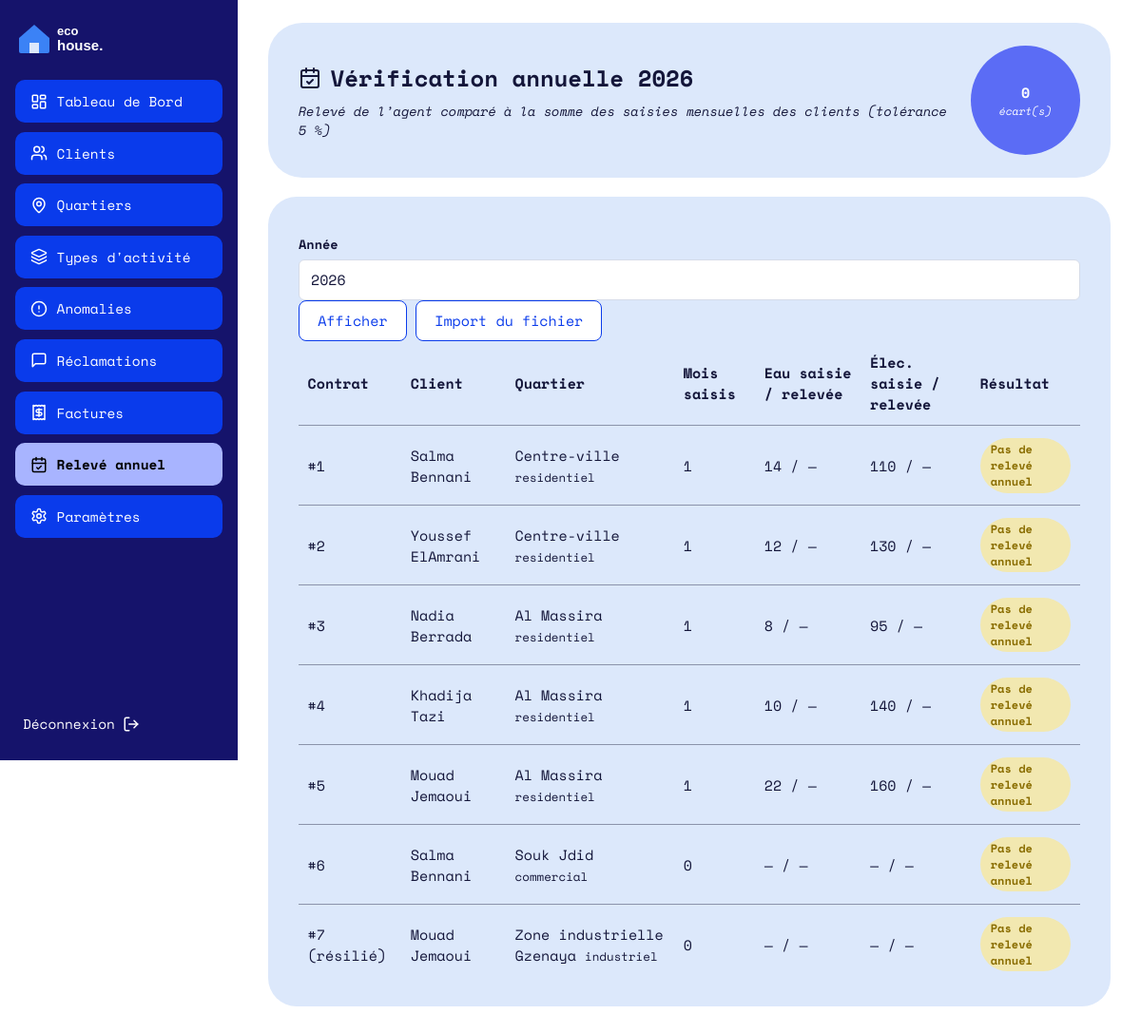
Page /Annuelle/verification (signed in) on the committed database.
### tables this page shows
CREATE TABLE `contrat` (
  `id` int(11) NOT NULL AUTO_INCREMENT,
  `id_client` int(11) NOT NULL,
  `id_quartier` int(11) NOT NULL,
  `num_compteur_eau` varchar(50) DEFAULT NULL,
  `num_compteur_elec` varchar(50) DEFAULT NULL,
  `index_initial_eau` decimal(10,2) NOT NULL DEFAULT 0.00,
  `index_initial_elec` decimal(10,2) NOT NULL DEFAULT 0.00,
  `date_debut` date NOT NULL DEFAULT curdate(),
  `date_fin` date DEFAULT NULL,
  `statut` enum('actif','resilie') NOT NULL DEFAULT 'actif',
  PRIMARY KEY (`id`),
  UNIQUE KEY `num_compteur_eau` (`num_compteur_eau`),
  UNIQUE KEY `num_compteur_elec` (`num_compteur_elec`),
  KEY `id_client` (`id_client`),
  KEY `id_quartier` (`id_quartier`),
   
  CONSTRAINT `contrat_ibfk_1` FOREIGN KEY (`id_client`) REFERENCES `client` (`id`),
  CONSTRAINT `contrat_ibfk_2` FOREIGN KEY (`id_quartier`) REFERENCES `quartier` (`id`)
);

CREATE TABLE `client` (
  `id` int(11) NOT NULL,
  `nom` varchar(100) NOT NULL,
  `prenom` varchar(100) NOT NULL,
  `adresse` varchar(255) DEFAULT NULL,
  `telephone` varchar(20) DEFAULT NULL,
  `email` varchar(150) NOT NULL,
  `mot_de_passe` varchar(255) NOT NULL,
  `date_creation` datetime DEFAULT current_timestamp()
);

CREATE TABLE `quartier` (
  `id` int(11) NOT NULL AUTO_INCREMENT,
  `nom` varchar(100) NOT NULL,
  `id_type_activite` int(11) NOT NULL,
  PRIMARY KEY (`id`),
  UNIQUE KEY `nom` (`nom`),
  KEY `id_type_activite` (`id_type_activite`),
  CONSTRAINT `quartier_ibfk_1` FOREIGN KEY (`id_type_activite`) REFERENCES `type_activite` (`id`)
);

CREATE TABLE `type_activite` (
  `id` int(11) NOT NULL AUTO_INCREMENT,
  `nom` varchar(50) NOT NULL,
  `seuil_eau` decimal(10,2) NOT NULL DEFAULT 50.00,     
  `seuil_elec` decimal(10,2) NOT NULL DEFAULT 500.00,   
  PRIMARY KEY (`id`),
  UNIQUE KEY `nom` (`nom`)
);

### Traitement/Annuelle.php (called while the page is built, shortened)
<?php
function annuelleVerification(): void
{
    $annee = isset($_GET['annee']) && ctype_digit((string) $_GET['annee']) ? (int) $_GET['annee'] : (int) date('Y');
    $lignes = [];
    $nbEcarts = 0;
    foreach (bdAnnuelleContratsVerif($annee) as $c) {
        $saisies = bdAnnuelleSaisies((int) $c['id_contrat'], $annee);
        $base = ['eau' => (float) $c['index_initial_eau'], 'elec' => (float) $c['index_initial_elec']];
        $fin  = null;
        $nbMois = 0;
        foreach ($saisies as $s) {
            if ((int) $s['annee'] < $annee) {
                $base = ['eau' => (float) $s['index_eau'], 'elec' => (float) $s['index_elec']];
            } else {
                $fin = ['eau' => (float) $s['index_eau'], 'elec' => (float) $s['index_elec']];
                $nbMois++;
            }
        }
        $mensuelEau  = $fin ? round($fin['eau']  - $base['eau'],  2) : null;
        $mensuelElec = $fin ? round($fin['elec'] - $base['elec'], 2) : null;
        $annuelEau   = $c['annuel_eau']  === null ? null : (float) $c['annuel_eau'];
        $annuelElec  = $c['annuel_elec'] === null ? null : (float) $c['annuel_elec'];
        if ($annuelEau === null) {
            $statut = 'pas_de_releve';
        } elseif ($mensuelEau === null) {
            $statut = 'pas_de_saisie';
        } else {
            $ecart = fn(float $a, float $m) => abs($a - $m) <= ANNUELLE_TOLERANCE * max(abs($a), abs($m), 1);
            $statut = ($ecart($annuelEau, $mensuelEau) && $ecart($annuelElec, $mensuelElec)) ? 'conforme' : 'ecart';
        }
        $nbEcarts += $statut === 'ecart' ? 1 : 0;
        $lignes[] = $c + [
            'nb_mois' => $nbMois, 'mensuel_eau' => $mensuelEau, 'mensuel_elec' => $mensuelElec,
            'statut_verif' => $statut,
        ];
    }
    afficherVue('annuelle/verification.php', [
        'titre'    => 'Vérification annuelle',
        'annee'    => $annee,
        'lignes'   => $lignes,
        'nbEcarts' => $nbEcarts,
        'tolerance' => (int) (ANNUELLE_TOLERANCE * 100),
    ]);
}

### index.php (called while the page is built, shortened)
<?php
require_once __DIR__ . '/BD/Connexion.php';
require_once __DIR__ . '/Traitement/Auth.php';
$url      = trim((string) ($_GET['url'] ?? ''), '/');
$segments = $url === '' ? ['Auth', 'login'] : explode('/', $url);
$entite = ucfirst(strtolower($segments[0]));
$action = strtolower($segments[1] ?? '');
$fonction = (PREFIXES[$entite] ?? strtolower($entite)) . ucfirst($action);
$args = [];
$fonction(...$args);

### BD/Connexion.php (called while the page is built, shortened)
<?php
function getConnexion(): PDO
{
    static $pdo = null;
    if ($pdo instanceof PDO) {
        return $pdo;
    }
    $hote = 'localhost';
    $base = 'gestion_factures';
    $user = 'root';
    $mdp  = '';
    try {
        $pdo = new PDO("mysql:host=$hote;dbname=$base;charset=utf8mb4", $user, $mdp, [
            PDO::ATTR_ERRMODE            => PDO::ERRMODE_EXCEPTION,
            PDO::ATTR_DEFAULT_FETCH_MODE => PDO::FETCH_ASSOC,
            PDO::ATTR_EMULATE_PREPARES   => false,
        ]);
    } catch (PDOException $e) {
        http_response_code(500);
        exit('Connexion à la base impossible : MySQL est-il démarré et la base gestion_factures importée ?');
    }
    return $pdo;
}

### BD/Annuelle.php (called while the page is built, shortened)
<?php
function bdAnnuelleContratsVerif(int $annee): array
{
    $st = getConnexion()->prepare(
        'SELECT c.id AS id_contrat, c.index_initial_eau, c.index_initial_elec, c.statut,
                cl.nom, cl.prenom, q.nom AS quartier, t.nom AS type_activite,
                a.conso_eau AS annuel_eau, a.conso_elec AS annuel_elec
         FROM contrat c
         JOIN client cl       ON cl.id = c.id_client
         JOIN quartier q      ON q.id = c.id_quartier
         JOIN type_activite t ON t.id = q.id_type_activite
         LEFT JOIN consommation_annuelle a ON a.id_contrat = c.id AND a.annee = ?
         ORDER BY c.id'
    );
    $st->execute([$annee]);
    return $st->fetchAll();
}
function bdAnnuelleSaisies(int $idContrat, int $annee): array
{
    $corrige = fn(string $service) =>
        "(SELECT a.index_corrige FROM anomalie a
          WHERE a.id_consommation = c.id AND a.service = '$service'
            AND a.statut = 'corrigee' AND a.index_corrige IS NOT NULL LIMIT 1)";
    $st = getConnexion()->prepare(
        'SELECT c.annee, c.mois,
                COALESCE(' . $corrige('eau') . ', c.index_eau) AS index_eau,
                COALESCE(' . $corrige('electricite') . ', c.index_elec) AS index_elec
         FROM consommation c
         WHERE c.id_contrat = ? AND c.statut IN (\'normale\', \'corrigee\') AND c.annee <= ?
         ORDER BY c.annee, c.mois'
    );
    $st->execute([$idContrat, $annee]);
    return $st->fetchAll();
}

### IHM/annuelle/verification.php (the view)
<?php
$e  = fn($v) => htmlspecialchars((string) $v, ENT_QUOTES, 'UTF-8');
$dh = fn($v) => $v === null ? '—' : rtrim(rtrim(number_format((float) $v, 2, ',', ' '), '0'), ',');
$badges = [
    'conforme'      => ['badge-vert',  'Conforme'],
    'ecart'         => ['badge-rouge', 'Écart à vérifier'],
    'pas_de_releve' => ['badge-jaune', 'Pas de relevé annuel'],
    'pas_de_saisie' => ['badge-jaune', 'Aucune saisie mensuelle'],
];
?>
<header class="carte carte-titre">
  <div>
    <h1><i data-lucide="calendar-check"></i> Vérification annuelle <?= (int) $annee ?></h1>
    <p class="sous-titre">Relevé de l’agent comparé à la somme des saisies mensuelles des clients (tolérance <?= (int) $tolerance ?> %)</p>
  </div>
  <div class="cercle"><?= (int) $nbEcarts ?><small>écart(s)</small></div>
</header>
<section class="carte">
  <form class="formulaire" method="get" action="<?= BASE_URL ?>Annuelle/verification">
    <label for="annee">Année</label>
    <input class="champ" type="number" id="annee" name="annee" min="2000" max="2100" value="<?= (int) $annee ?>">
    <button class="btn-secondaire" type="submit">Afficher</button>
    <a class="btn-secondaire" href="<?= BASE_URL ?>Annuelle/import">Import du fichier</a>
  </form>
  <div class="scroll-x">
    <table class="tableau">
      <thead>
        <tr>
          <th>Contrat</th><th>Client</th><th>Quartier</th><th>Mois saisis</th>
          <th>Eau saisie / relevée</th><th>Élec. saisie / relevée</th><th>Résultat</th>
        </tr>
      </thead>
      <tbody>
        <?php foreach ($lignes as $l): [$classe, $libelle] = $badges[$l['statut_verif']]; ?>
          <tr>
            <td>#<?= (int) $l['id_contrat'] ?><?= $l['statut'] === 'resilie' ? ' (résilié)' : '' ?></td>
            <td><?= $e($l['prenom'] . ' ' . $l['nom']) ?></td>
            <td><?= $e($l['quartier']) ?> <small><?= $e($l['type_activite']) ?></small></td>
            <td><?= (int) $l['nb_mois'] ?></td>
            <td><?= $dh($l['mensuel_eau']) ?> / <?= $dh($l['annuel_eau']) ?></td>
            <td><?= $dh($l['mensuel_elec']) ?> / <?= $dh($l['annuel_elec']) ?></td>
            <td><span class="badge <?= $classe ?>"><?= $libelle ?></span></td>
          </tr>
        <?php endforeach; ?>
      </tbody>
    </table>
  </div>
</section>

### assets/css/style.css (style rules this page uses)
:root { --marine:#15136B; --bleu:#0A3BEB; --bleu-clair:#A8B4FF; --carte:#DCE8FB; --cercle:#5B6CF5; --bordure:#D5DBE8; --filet:#8B93AA; --texte:#14163A; }
* { box-sizing:border-box }
body { margin:0;font-family:"Space Mono",ui-monospace,Consolas,monospace;color:var(--texte);background:#fff;font-size:15px }
h1,h2,h3 { margin:0;font-weight:700 }
a { color:var(--bleu) }
.carte { background:var(--carte);border-radius:30px;padding:1.5rem 2rem;margin-bottom:1.25rem }
.carte-titre { border-radius:36px;display:flex;align-items:center;justify-content:space-between;gap:1rem }
.carte-titre h1 { font-size:1.5rem;display:flex;align-items:center;gap:.6rem }
.sous-titre { margin:.4rem 0 0;font-style:italic;font-size:.85rem }
.cercle { width:115px;height:115px;border-radius:50%;background:var(--cercle);color:#fff;display:flex;flex-direction:column;align-items:center;justify-content:center;text-align:center;font-weight:700;flex-shrink:0 }
.cercle small { font-weight:400;font-style:italic;font-size:.7rem }
.btn-secondaire { display:inline-block;background:#fff;color:var(--bleu);font:inherit;border:1px solid var(--bleu);border-radius:8px;padding:.6rem 1.2rem;cursor:pointer;text-decoration:none }
.formulaire label { display:block;margin:1rem 0 .35rem;font-weight:700;font-size:.85rem }
.champ,.formulaire input:not([type=checkbox]):not([type=radio]):not([type=file]),.formulaire select,.formulaire textarea { width:100%;background:#fff;border:1px solid var(--bordure);border-radius:6px;padding:.6rem .75rem;font:inherit;color:var(--texte) }
.champ::placeholder,.formulaire input::placeholder,.formulaire textarea::placeholder { color:#9aa1b5 }
.badge { display:inline-block;padding:.2rem .7rem;border-radius:999px;font-size:.75rem;font-weight:700 }
.badge-jaune { background:#F2E8B0;color:#8A6D00 }
.tableau { width:100%;border-collapse:collapse }
.tableau th { text-align:left;font-weight:700;padding:.7rem .6rem;border-bottom:1px solid var(--filet) }
.tableau td { padding:.8rem .6rem;border-bottom:1px solid var(--filet) }
.tableau tr:last-child td { border-bottom:0 }
.scroll-x { overflow-x:auto }

### rows in the picture
contrat: id "1", id_client.nom "Salma Bennani", id_quartier.nom "Centre-ville", type_activite.nom "residentiel", mensuel_eau "14", annuel_eau "—", mensuel_elec "110", annuel_elec "—", libelle "Pas de relevé annuel"
contrat: id "2", id_client.nom "Youssef ElAmrani", id_quartier.nom "Centre-ville", type_activite.nom "residentiel", nb_mois "1", mensuel_eau "12", annuel_eau "—", mensuel_elec "130", annuel_elec "—", libelle "Pas de relevé annuel"
contrat: id "3", id_client.nom "Nadia Berrada", id_quartier.nom "Al Massira", type_activite.nom "residentiel", nb_mois "1", mensuel_eau "8", annuel_eau "—", mensuel_elec "95", annuel_elec "—", libelle "Pas de relevé annuel"
contrat: id "4", id_client.nom "Khadija Tazi", id_quartier.nom "Al Massira", type_activite.nom "residentiel", nb_mois "1", mensuel_eau "10", annuel_eau "—", mensuel_elec "140", annuel_elec "—", libelle "Pas de relevé annuel"
contrat: id "5", id_client.nom "Mouad Jemaoui", id_quartier.nom "Al Massira", type_activite.nom "residentiel", nb_mois "1", mensuel_eau "22", annuel_eau "—", mensuel_elec "160", annuel_elec "—", libelle "Pas de relevé annuel"
contrat: id "6", id_client.nom "Salma Bennani", id_quartier.nom "Souk Jdid", type_activite.nom "commercial", nb_mois "0", mensuel_eau "—", annuel_eau "—", mensuel_elec "—", annuel_elec "—", libelle "Pas de relevé annuel"
contrat: id "7", statut "(résilié)", id_client.nom "Mouad Jemaoui", id_quartier.nom "Zone industrielle Gzenaya", type_activite.nom "industriel", nb_mois "0", mensuel_eau "—", annuel_eau "—", mensuel_elec "—", annuel_elec "—", libelle "Pas de relevé annuel"

### other values in the picture
$libelle "Tableau de Bord"
$libelle "Clients"
$libelle "Quartiers"
$libelle "Types d'activité"
$libelle "Anomalies"
$libelle "Réclamations"
$libelle "Factures"
$libelle "Relevé annuel"
$libelle "Paramètres"
$annee "2026"
$tolerance "5"
$nbEcarts "0"
